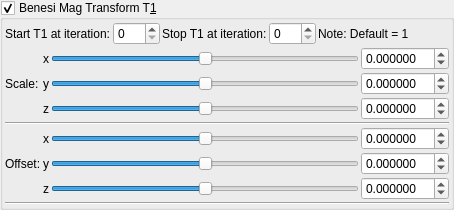
    <widget class="MyGroupBox" name="groupCheck_transf_benesi_T1_enabled_false">
     <property name="toolTip">
      <string/>
     </property>
     <property name="title">
      <string>Benesi Mag Transform T&amp;1</string>
     </property>
     <property name="checkable">
      <bool>true</bool>
     </property>
     <layout class="QVBoxLayout" name="verticalLayout_29" stretch="0,0,0">
      <property name="spacing">
       <number>2</number>
      </property>
      <property name="leftMargin">
       <number>2</number>
      </property>
      <property name="topMargin">
       <number>2</number>
      </property>
      <property name="rightMargin">
       <number>2</number>
      </property>
      <property name="bottomMargin">
       <number>2</number>
      </property>
      <item>
       <layout class="QGridLayout" name="gridLayout_62">
        <property name="spacing">
         <number>2</number>
        </property>
        <item row="1" column="5">
         <spacer name="horizontalSpacer_35">
          <property name="orientation">
           <enum>Qt::Horizontal</enum>
          </property>
          <property name="sizeHint" stdset="0">
           <size>
            <width>40</width>
            <height>20</height>
           </size>
          </property>
         </spacer>
        </item>
        <item row="1" column="2">
         <widget class="QLabel" name="label_247">
          <property name="text">
           <string>Stop T1 at iteration:</string>
          </property>
         </widget>
        </item>
        <item row="1" column="3">
         <widget class="MySpinBox" name="spinboxInt_transf_stop_iterationsT_1">
          <property name="sizePolicy">
           <sizepolicy hsizetype="Minimum" vsizetype="Maximum">
            <horstretch>0</horstretch>
            <verstretch>0</verstretch>
           </sizepolicy>
          </property>
          <property name="maximum">
           <number>250</number>
          </property>
         </widget>
        </item>
        <item row="1" column="1">
         <widget class="MySpinBox" name="spinboxInt_transf_start_iterations">
          <property name="sizePolicy">
           <sizepolicy hsizetype="Minimum" vsizetype="Maximum">
            <horstretch>0</horstretch>
            <verstretch>0</verstretch>
           </sizepolicy>
          </property>
          <property name="maximum">
           <number>250</number>
          </property>
         </widget>
        </item>
        <item row="1" column="0">
         <widget class="QLabel" name="label_246">
          <property name="text">
           <string>Start T1 at iteration:</string>
          </property>
         </widget>
        </item>
        <item row="1" column="4">
         <widget class="QLabel" name="label_140">
          <property name="text">
           <string>Note: Default = 1</string>
          </property>
         </widget>
        </item>
       </layout>
      </item>
      <item>
       <layout class="QGridLayout" name="gridLayout_63">
        <property name="spacing">
         <number>2</number>
        </property>
        <item row="6" column="1">
         <widget class="QLabel" name="label_125">
          <property name="sizePolicy">
           <sizepolicy hsizetype="Preferred" vsizetype="Preferred">
            <horstretch>0</horstretch>
            <verstretch>0</verstretch>
           </sizepolicy>
          </property>
          <property name="text">
           <string notr="true">z</string>
          </property>
          <property name="alignment">
           <set>Qt::AlignRight|Qt::AlignTrailing|Qt::AlignVCenter</set>
          </property>
         </widget>
        </item>
        <item row="5" column="3">
         <widget class="MyDoubleSpinBox" name="spinbox3_transf_offset_200_y">
          <property name="sizePolicy">
           <sizepolicy hsizetype="Minimum" vsizetype="Maximum">
            <horstretch>0</horstretch>
            <verstretch>0</verstretch>
           </sizepolicy>
          </property>
          <property name="prefix">
           <string/>
          </property>
          <property name="suffix">
           <string/>
          </property>
          <property name="decimals">
           <number>6</number>
          </property>
          <property name="minimum">
           <double>-99.989999999999995</double>
          </property>
          <property name="maximum">
           <double>99.989999999999995</double>
          </property>
          <property name="singleStep">
           <double>0.100000000000000</double>
          </property>
         </widget>
        </item>
        <item row="4" column="3">
         <widget class="MyDoubleSpinBox" name="spinbox3_transf_offset_200_x">
          <property name="sizePolicy">
           <sizepolicy hsizetype="Minimum" vsizetype="Maximum">
            <horstretch>0</horstretch>
            <verstretch>0</verstretch>
           </sizepolicy>
          </property>
          <property name="prefix">
           <string/>
          </property>
          <property name="suffix">
           <string/>
          </property>
          <property name="decimals">
           <number>6</number>
          </property>
          <property name="minimum">
           <double>-99.989999999999995</double>
          </property>
          <property name="maximum">
           <double>99.989999999999995</double>
          </property>
          <property name="singleStep">
           <double>0.100000000000000</double>
          </property>
         </widget>
        </item>
        <item row="5" column="2">
         <widget class="QSlider" name="slider3_transf_offset_200_y">
          <property name="sizePolicy">
           <sizepolicy hsizetype="Expanding" vsizetype="Maximum">
            <horstretch>0</horstretch>
            <verstretch>0</verstretch>
           </sizepolicy>
          </property>
          <property name="minimum">
           <number>-5000000</number>
          </property>
          <property name="maximum">
           <number>5000000</number>
          </property>
          <property name="singleStep">
           <number>1</number>
          </property>
          <property name="orientation">
           <enum>Qt::Horizontal</enum>
          </property>
         </widget>
        </item>
        <item row="6" column="3">
         <widget class="MyDoubleSpinBox" name="spinbox3_transf_offset_200_z">
          <property name="sizePolicy">
           <sizepolicy hsizetype="Minimum" vsizetype="Maximum">
            <horstretch>0</horstretch>
            <verstretch>0</verstretch>
           </sizepolicy>
          </property>
          <property name="prefix">
           <string/>
          </property>
          <property name="suffix">
           <string/>
          </property>
          <property name="decimals">
           <number>6</number>
          </property>
          <property name="minimum">
           <double>-99.989999999999995</double>
          </property>
          <property name="maximum">
           <double>99.989999999999995</double>
          </property>
          <property name="singleStep">
           <double>0.100000000000000</double>
          </property>
         </widget>
        </item>
        <item row="2" column="3">
         <widget class="MyDoubleSpinBox" name="spinbox3_transf_scale3D_222_z">
          <property name="sizePolicy">
           <sizepolicy hsizetype="Minimum" vsizetype="Maximum">
            <horstretch>0</horstretch>
            <verstretch>0</verstretch>
           </sizepolicy>
          </property>
          <property name="prefix">
           <string/>
          </property>
          <property name="suffix">
           <string/>
          </property>
          <property name="decimals">
           <number>6</number>
          </property>
          <property name="minimum">
           <double>-99.989999999999995</double>
          </property>
          <property name="maximum">
           <double>99.989999999999995</double>
          </property>
          <property name="singleStep">
           <double>0.100000000000000</double>
          </property>
         </widget>
        </item>
        <item row="2" column="2">
         <widget class="QSlider" name="slider3_transf_scale3D_222_z">
          <property name="sizePolicy">
           <sizepolicy hsizetype="Expanding" vsizetype="Maximum">
            <horstretch>0</horstretch>
            <verstretch>0</verstretch>
           </sizepolicy>
          </property>
          <property name="minimum">
           <number>-5000000</number>
          </property>
          <property name="maximum">
           <number>5000000</number>
          </property>
          <property name="singleStep">
           <number>1</number>
          </property>
          <property name="orientation">
           <enum>Qt::Horizontal</enum>
          </property>
         </widget>
        </item>
        <item row="4" column="2">
         <widget class="QSlider" name="slider3_transf_offset_200_x">
          <property name="sizePolicy">
           <sizepolicy hsizetype="Preferred" vsizetype="Preferred">
            <horstretch>0</horstretch>
            <verstretch>0</verstretch>
           </sizepolicy>
          </property>
          <property name="minimum">
           <number>-5000000</number>
          </property>
          <property name="maximum">
           <number>5000000</number>
          </property>
          <property name="singleStep">
           <number>1</number>
          </property>
          <property name="orientation">
           <enum>Qt::Horizontal</enum>
          </property>
         </widget>
        </item>
        <item row="6" column="2">
         <widget class="QSlider" name="slider3_transf_offset_200_z">
          <property name="sizePolicy">
           <sizepolicy hsizetype="Expanding" vsizetype="Maximum">
            <horstretch>0</horstretch>
            <verstretch>0</verstretch>
           </sizepolicy>
          </property>
          <property name="minimum">
           <number>-5000000</number>
          </property>
          <property name="maximum">
           <number>5000000</number>
          </property>
          <property name="singleStep">
           <number>1</number>
          </property>
          <property name="orientation">
           <enum>Qt::Horizontal</enum>
          </property>
         </widget>
        </item>
        <item row="5" column="0">
         <widget class="QLabel" name="label_259">
          <property name="text">
           <string>Offset:</string>
          </property>
         </widget>
        </item>
        <item row="4" column="1">
         <widget class="QLabel" name="label_118">
          <property name="sizePolicy">
           <sizepolicy hsizetype="Preferred" vsizetype="Preferred">
            <horstretch>0</horstretch>
            <verstretch>0</verstretch>
           </sizepolicy>
          </property>
          <property name="text">
           <string notr="true">x</string>
          </property>
          <property name="alignment">
           <set>Qt::AlignRight|Qt::AlignTrailing|Qt::AlignVCenter</set>
          </property>
         </widget>
        </item>
        <item row="5" column="1">
         <widget class="QLabel" name="label_119">
          <property name="sizePolicy">
           <sizepolicy hsizetype="Preferred" vsizetype="Preferred">
            <horstretch>0</horstretch>
            <verstretch>0</verstretch>
           </sizepolicy>
          </property>
          <property name="text">
           <string notr="true">y</string>
          </property>
          <property name="alignment">
           <set>Qt::AlignRight|Qt::AlignTrailing|Qt::AlignVCenter</set>
          </property>
         </widget>
        </item>
        <item row="1" column="0">
         <widget class="QLabel" name="label_258">
          <property name="text">
           <string>Scale:</string>
          </property>
         </widget>
        </item>
        <item row="0" column="1">
         <widget class="QLabel" name="label_126">
          <property name="sizePolicy">
           <sizepolicy hsizetype="Preferred" vsizetype="Preferred">
            <horstretch>0</horstretch>
            <verstretch>0</verstretch>
           </sizepolicy>
          </property>
          <property name="text">
           <string notr="true">x</string>
          </property>
          <property name="alignment">
           <set>Qt::AlignRight|Qt::AlignTrailing|Qt::AlignVCenter</set>
          </property>
         </widget>
        </item>
        <item row="1" column="1">
         <widget class="QLabel" name="label_127">
          <property name="sizePolicy">
           <sizepolicy hsizetype="Preferred" vsizetype="Preferred">
            <horstretch>0</horstretch>
            <verstretch>0</verstretch>
           </sizepolicy>
          </property>
          <property name="text">
           <string notr="true">y</string>
          </property>
          <property name="alignment">
           <set>Qt::AlignRight|Qt::AlignTrailing|Qt::AlignVCenter</set>
          </property>
         </widget>
        </item>
        <item row="2" column="1">
         <widget class="QLabel" name="label_128">
          <property name="sizePolicy">
           <sizepolicy hsizetype="Preferred" vsizetype="Preferred">
            <horstretch>0</horstretch>
            <verstretch>0</verstretch>
           </sizepolicy>
          </property>
          <property name="text">
           <string notr="true">z</string>
          </property>
          <property name="alignment">
           <set>Qt::AlignRight|Qt::AlignTrailing|Qt::AlignVCenter</set>
          </property>
         </widget>
        </item>
        <item row="0" column="2">
         <widget class="QSlider" name="slider3_transf_scale3D_222_x">
          <property name="sizePolicy">
           <sizepolicy hsizetype="Preferred" vsizetype="Preferred">
            <horstretch>0</horstretch>
            <verstretch>0</verstretch>
           </sizepolicy>
          </property>
          <property name="minimum">
           <number>-5000000</number>
          </property>
          <property name="maximum">
           <number>5000000</number>
          </property>
          <property name="singleStep">
           <number>1</number>
          </property>
          <property name="orientation">
           <enum>Qt::Horizontal</enum>
          </property>
         </widget>
        </item>
        <item row="0" column="3">
         <widget class="MyDoubleSpinBox" name="spinbox3_transf_scale3D_222_x">
          <property name="sizePolicy">
           <sizepolicy hsizetype="Minimum" vsizetype="Maximum">
            <horstretch>0</horstretch>
            <verstretch>0</verstretch>
           </sizepolicy>
          </property>
          <property name="prefix">
           <string/>
          </property>
          <property name="suffix">
           <string/>
          </property>
          <property name="decimals">
           <number>6</number>
          </property>
          <property name="minimum">
           <double>-99.989999999999995</double>
          </property>
          <property name="maximum">
           <double>99.989999999999995</double>
          </property>
          <property name="singleStep">
           <double>0.100000000000000</double>
          </property>
         </widget>
        </item>
        <item row="1" column="3">
         <widget class="MyDoubleSpinBox" name="spinbox3_transf_scale3D_222_y">
          <property name="sizePolicy">
           <sizepolicy hsizetype="Minimum" vsizetype="Maximum">
            <horstretch>0</horstretch>
            <verstretch>0</verstretch>
           </sizepolicy>
          </property>
          <property name="prefix">
           <string/>
          </property>
          <property name="suffix">
           <string/>
          </property>
          <property name="decimals">
           <number>6</number>
          </property>
          <property name="minimum">
           <double>-99.989999999999995</double>
          </property>
          <property name="maximum">
           <double>99.989999999999995</double>
          </property>
          <property name="singleStep">
           <double>0.100000000000000</double>
          </property>
         </widget>
        </item>
        <item row="3" column="0" colspan="4">
         <widget class="Line" name="line_53">
          <property name="orientation">
           <enum>Qt::Horizontal</enum>
          </property>
         </widget>
        </item>
        <item row="1" column="2">
         <widget class="QSlider" name="slider3_transf_scale3D_222_y">
          <property name="sizePolicy">
           <sizepolicy hsizetype="Expanding" vsizetype="Maximum">
            <horstretch>0</horstretch>
            <verstretch>0</verstretch>
           </sizepolicy>
          </property>
          <property name="minimum">
           <number>-5000000</number>
          </property>
          <property name="maximum">
           <number>5000000</number>
          </property>
          <property name="singleStep">
           <number>1</number>
          </property>
          <property name="orientation">
           <enum>Qt::Horizontal</enum>
          </property>
         </widget>
        </item>
       </layout>
      </item>
      <item>
       <widget class="Line" name="line_55">
        <property name="orientation">
         <enum>Qt::Horizontal</enum>
        </property>
       </widget>
      </item>
     </layout>
    </widget>
